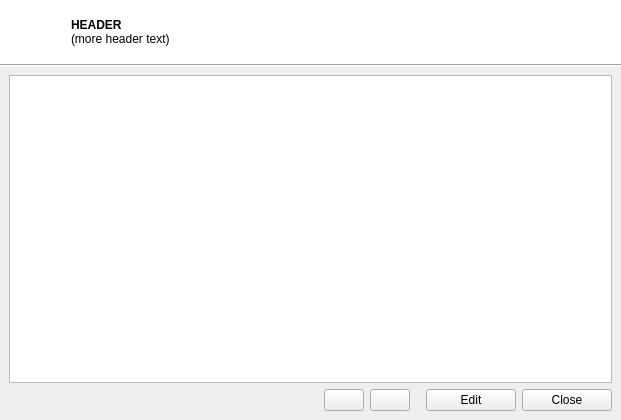
<?xml version="1.0" encoding="UTF-8"?>
<ui version="4.0">
 <class>MetaInfo</class>
 <widget class="QDialog" name="MetaInfo">
  <property name="geometry">
   <rect>
    <x>0</x>
    <y>0</y>
    <width>621</width>
    <height>420</height>
   </rect>
  </property>
  <property name="windowTitle">
   <string>Meta Information</string>
  </property>
  <layout class="QVBoxLayout" name="verticalLayout_2">
   <property name="margin">
    <number>0</number>
   </property>
   <item>
    <layout class="QVBoxLayout" name="verticalLayout">
     <property name="spacing">
      <number>0</number>
     </property>
     <item>
      <widget class="QFrame" name="headerFrame">
       <property name="minimumSize">
        <size>
         <width>0</width>
         <height>64</height>
        </size>
       </property>
       <property name="maximumSize">
        <size>
         <width>16777215</width>
         <height>64</height>
        </size>
       </property>
       <property name="palette">
        <palette>
         <active>
          <colorrole role="Base">
           <brush brushstyle="SolidPattern">
            <color alpha="255">
             <red>255</red>
             <green>255</green>
             <blue>255</blue>
            </color>
           </brush>
          </colorrole>
          <colorrole role="Window">
           <brush brushstyle="SolidPattern">
            <color alpha="255">
             <red>255</red>
             <green>255</green>
             <blue>255</blue>
            </color>
           </brush>
          </colorrole>
         </active>
         <inactive>
          <colorrole role="Base">
           <brush brushstyle="SolidPattern">
            <color alpha="255">
             <red>255</red>
             <green>255</green>
             <blue>255</blue>
            </color>
           </brush>
          </colorrole>
          <colorrole role="Window">
           <brush brushstyle="SolidPattern">
            <color alpha="255">
             <red>255</red>
             <green>255</green>
             <blue>255</blue>
            </color>
           </brush>
          </colorrole>
         </inactive>
         <disabled>
          <colorrole role="Base">
           <brush brushstyle="SolidPattern">
            <color alpha="255">
             <red>255</red>
             <green>255</green>
             <blue>255</blue>
            </color>
           </brush>
          </colorrole>
          <colorrole role="Window">
           <brush brushstyle="SolidPattern">
            <color alpha="255">
             <red>255</red>
             <green>255</green>
             <blue>255</blue>
            </color>
           </brush>
          </colorrole>
         </disabled>
        </palette>
       </property>
       <property name="autoFillBackground">
        <bool>true</bool>
       </property>
       <property name="frameShape">
        <enum>QFrame::NoFrame</enum>
       </property>
       <property name="frameShadow">
        <enum>QFrame::Raised</enum>
       </property>
       <layout class="QHBoxLayout" name="horizontalLayout_3">
        <item>
         <layout class="QHBoxLayout" name="horizontalLayout_2">
          <item>
           <widget class="QLabel" name="label">
            <property name="maximumSize">
             <size>
              <width>56</width>
              <height>16777215</height>
             </size>
            </property>
            <property name="text">
             <string/>
            </property>
            <property name="pixmap">
             <pixmap resource="../res/Images.qrc">:/images/HeaderIcon_MetaInfo.png</pixmap>
            </property>
           </widget>
          </item>
          <item>
           <widget class="QLabel" name="labelHeaderText">
            <property name="font">
             <font>
              <weight>50</weight>
              <bold>false</bold>
             </font>
            </property>
            <property name="text">
             <string notr="true">&lt;b&gt;HEADER&lt;/b&gt;&lt;br&gt;(more header text)</string>
            </property>
           </widget>
          </item>
         </layout>
        </item>
       </layout>
      </widget>
     </item>
     <item>
      <widget class="QFrame" name="frame">
       <property name="maximumSize">
        <size>
         <width>16777215</width>
         <height>2</height>
        </size>
       </property>
       <property name="frameShape">
        <enum>QFrame::HLine</enum>
       </property>
       <property name="frameShadow">
        <enum>QFrame::Sunken</enum>
       </property>
      </widget>
     </item>
     <item>
      <layout class="QVBoxLayout" name="verticalLayout_3">
       <property name="spacing">
        <number>6</number>
       </property>
       <property name="margin">
        <number>9</number>
       </property>
       <item>
        <widget class="QTableView" name="tableView">
         <property name="selectionMode">
          <enum>QAbstractItemView::SingleSelection</enum>
         </property>
         <property name="selectionBehavior">
          <enum>QAbstractItemView::SelectRows</enum>
         </property>
         <property name="wordWrap">
          <bool>false</bool>
         </property>
         <attribute name="horizontalHeaderHighlightSections">
          <bool>false</bool>
         </attribute>
         <attribute name="verticalHeaderHighlightSections">
          <bool>false</bool>
         </attribute>
        </widget>
       </item>
       <item>
        <layout class="QHBoxLayout" name="horizontalLayout">
         <item>
          <spacer name="horizontalSpacer">
           <property name="orientation">
            <enum>Qt::Horizontal</enum>
           </property>
           <property name="sizeHint" stdset="0">
            <size>
             <width>40</width>
             <height>20</height>
            </size>
           </property>
          </spacer>
         </item>
         <item>
          <widget class="QPushButton" name="upButton">
           <property name="text">
            <string/>
           </property>
           <property name="icon">
            <iconset resource="../res/Icons.qrc">
             <normaloff>:/icons/arrow_up.png</normaloff>:/icons/arrow_up.png</iconset>
           </property>
           <property name="iconSize">
            <size>
             <width>16</width>
             <height>16</height>
            </size>
           </property>
           <property name="autoDefault">
            <bool>false</bool>
           </property>
          </widget>
         </item>
         <item>
          <widget class="QPushButton" name="downButton">
           <property name="text">
            <string/>
           </property>
           <property name="icon">
            <iconset resource="../res/Icons.qrc">
             <normaloff>:/icons/arrow_down.png</normaloff>:/icons/arrow_down.png</iconset>
           </property>
           <property name="iconSize">
            <size>
             <width>16</width>
             <height>16</height>
            </size>
           </property>
           <property name="autoDefault">
            <bool>false</bool>
           </property>
          </widget>
         </item>
         <item>
          <spacer name="horizontalSpacer_2">
           <property name="orientation">
            <enum>Qt::Horizontal</enum>
           </property>
           <property name="sizeType">
            <enum>QSizePolicy::Fixed</enum>
           </property>
           <property name="sizeHint" stdset="0">
            <size>
             <width>10</width>
             <height>20</height>
            </size>
           </property>
          </spacer>
         </item>
         <item>
          <widget class="QPushButton" name="editButton">
           <property name="minimumSize">
            <size>
             <width>90</width>
             <height>0</height>
            </size>
           </property>
           <property name="text">
            <string>Edit</string>
           </property>
           <property name="icon">
            <iconset resource="../res/Icons.qrc">
             <normaloff>:/icons/table_edit.png</normaloff>:/icons/table_edit.png</iconset>
           </property>
           <property name="iconSize">
            <size>
             <width>16</width>
             <height>16</height>
            </size>
           </property>
           <property name="autoDefault">
            <bool>false</bool>
           </property>
          </widget>
         </item>
         <item>
          <widget class="QPushButton" name="closeButton">
           <property name="minimumSize">
            <size>
             <width>90</width>
             <height>0</height>
            </size>
           </property>
           <property name="text">
            <string>Close</string>
           </property>
           <property name="icon">
            <iconset resource="../res/Icons.qrc">
             <normaloff>:/icons/cross.png</normaloff>:/icons/cross.png</iconset>
           </property>
           <property name="iconSize">
            <size>
             <width>16</width>
             <height>16</height>
            </size>
           </property>
           <property name="autoDefault">
            <bool>false</bool>
           </property>
          </widget>
         </item>
        </layout>
       </item>
      </layout>
     </item>
    </layout>
   </item>
  </layout>
 </widget>
 <tabstops>
  <tabstop>closeButton</tabstop>
  <tabstop>upButton</tabstop>
  <tabstop>downButton</tabstop>
  <tabstop>editButton</tabstop>
  <tabstop>tableView</tabstop>
 </tabstops>
 <resources>
  <include location="../res/Icons.qrc"/>
  <include location="../res/Images.qrc"/>
  <include location="../res/Images.qrc"/>
  <include location="../res/Images.qrc"/>
  <include location="../res/Images.qrc"/>
  <include location="../res/Images.qrc"/>
  <include location="../res/Images.qrc"/>
  <include location="../res/Images.qrc"/>
  <include location="../res/Images.qrc"/>
  <include location="../res/Images.qrc"/>
  <include location="../res/Images.qrc"/>
  <include location="../res/Images.qrc"/>
  <include location="../res/Images.qrc"/>
  <include location="../res/Images.qrc"/>
  <include location="../res/Images.qrc"/>
  <include location="../res/Images.qrc"/>
 </resources>
 <connections>
  <connection>
   <sender>closeButton</sender>
   <signal>clicked()</signal>
   <receiver>MetaInfo</receiver>
   <slot>close()</slot>
   <hints>
    <hint type="sourcelabel">
     <x>609</x>
     <y>408</y>
    </hint>
    <hint type="destinationlabel">
     <x>310</x>
     <y>240</y>
    </hint>
   </hints>
  </connection>
  <connection>
   <sender>tableView</sender>
   <signal>activated(QModelIndex)</signal>
   <receiver>editButton</receiver>
   <slot>click()</slot>
   <hints>
    <hint type="sourcelabel">
     <x>310</x>
     <y>226</y>
    </hint>
    <hint type="destinationlabel">
     <x>468</x>
     <y>396</y>
    </hint>
   </hints>
  </connection>
 </connections>
</ui>
